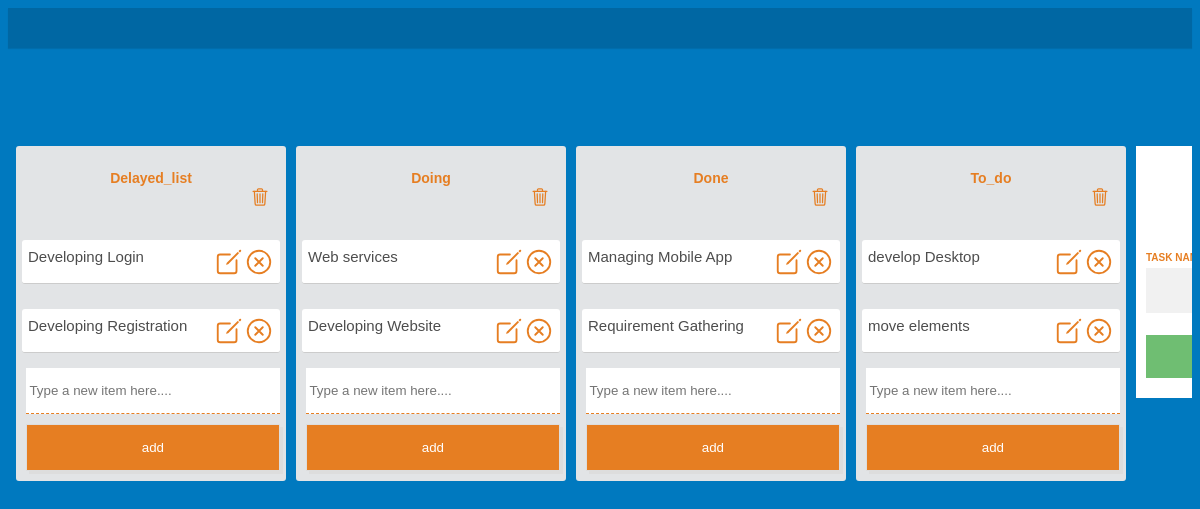
The page / on the database its author committed.
### tables this page shows
CREATE TABLE `delayed_list` (
  `id` int(11) UNSIGNED NOT NULL,
  `name` varchar(100) NOT NULL
);

CREATE TABLE `doing` (
  `id` int(11) NOT NULL,
  `name` varchar(100) NOT NULL
);

CREATE TABLE `done` (
  `id` int(11) NOT NULL,
  `name` varchar(100) NOT NULL
);

CREATE TABLE `to_do` (
  `id` int(11) NOT NULL,
  `name` varchar(100) NOT NULL
);

### server.php (called while the page is built, shortened)
<?php
	$name = "";
	$update = false;
?>

### index.php (the view, shortened to what this page needs)
<?php
include('server.php');
   $Task_name = "";
?>
<!DOCTYPE html>
<html lang="en">
<header class="masthead">
   <link rel="stylesheet" href="style.css">
</header>
</head>
<body>
<section class="lists-container">
   <?php if($result = $db->query('SHOW TABLES')){
      while($row = $result->fetch_array()){ ?>
	<div class="list">
   	<?php $res = $db->query('SELECT * FROM ' . $row[0]); ?>
      <h3 class="list-title" style="text-transform: capitalize;"><?php echo $row[0]; ?>
      <form action="server.php" method="POST">
         <button  class="btn-none icon-btn2" type="submit" name="<?php echo $row[0] . "_drop"; ?>" ><a  type="submit" ><ion-icon class="icon-btn2" name="trash-outline"></ion-icon></a></button>
      </form>
      </h3>
      <?php while($r = $res->fetch_array()){ ?>
		<ul class="list-items">
         <li>
            <?php echo $r['name']; ?>
            <a href="server.php?<?php echo $row[0]; ?>_del=<?php echo $r['id']; ?>" class="del_btn"><ion-icon class="icon-btn" name="close-circle-outline"></ion-icon></a>
            <a href="index.php?dee_edit=<?php echo $r['id']; ?>&table=<?php echo $row[0]; ?>" ><ion-icon class="icon-btn" name="create-outline"></ion-icon></a>
         </li>
      </ul>
      <?php } ?>
      <form action="server.php" method="POST">
         <input type ="text" name="<?php echo $row[0] . "_name"; ?>" value="<?php echo $name; ?>" placeholder=" Type a new item here...." class="input" required>
         <?php if ($update == true): ?>
			   <button class="btn-submit"  type="submit" name="<?php echo $row[0] . "_update"; ?>" style="background: #556B2F;"><span>update</span></button>
		   <?php else: ?>
			   <button  class="btn-submit" type="submit" name="<?php echo $row[0] . "_save"; ?>" ><span>add</span></button>
		   <?php endif ?>
      </form>
   </div>
   <?php
      }
   }
   ?>
	   <form action="server.php?ID=<?php echo $Id ?>" method="POST" class="form-container">
        <h3 class="list-title">UPDATE SELECTED <br /> <br />ITEMS HERE</h3>
        <label ><b class="form_clr">TASK NAME</b></label>
	      <input type="text" name="update_name" value="<?php echo $Task_name; ?>">
        <button type="submit" name="update_table" class="btn">update</button>
   </form>
</section>
</body>
</html>

### style.css (style rules this page uses)
:root { font-size: 10px; }
*, *::before, *::after { box-sizing: border-box; }
body { font-family: Arial, sans-serif; display: flex; flex-direction: column; background-color: #0079bf; }
.btn { display: flex; justify-content: center; align-items: center; font: inherit; background: none; border: none; color: inherit; padding: 0; cursor: pointer; }
.masthead { flex-basis: 4rem; display: flex; align-items: center; padding: 0 0.8rem; background-color: #0067a3; box-shadow: 0 0.1rem 0.1rem rgba(0, 0, 0, 0.1); }
.lists-container { display: flex; align-items: start; padding: 0 0.8rem 0.8rem; overflow-x: auto; height: calc(100vh - 8.6rem); }
.list { flex: 0 0 27rem; display: flex; flex-direction: column; background-color: #e2e4e6; max-height: calc(100vh - 11.8rem); border-radius: 0.3rem; margin-right: 1rem; }
.list-title { font-size: 1.4rem; font-weight: 700; color: #e67e22; padding: 1rem; text-align: center; }
.list-items { flex: 1; display: flex; flex-direction: column; align-content: start; padding: 0 0.6rem 0.5rem; overflow-y: auto; }
.list-items li { font-size: 1.4rem; font-weight: 400; line-height: 1.3; background-color: #fff; padding: 0.65rem 0.6rem; color: #4d4d4d; border-bottom: 0.1rem solid #ccc; border-radius: 0.3rem; margin-bottom: 0.6rem; word-wrap: break-word; cursor: pointer; }
.list-items li:last-of-type { margin-bottom: 0; }
.input { border:0; border-bottom: 1px dashed #e67e22; padding: 15px 0; margin-left: 10px; width: 94%; }
.btn-submit { background-color:#e67e22; padding: 5px 10px; border: 1px solid #ddd; width: 94%; margin-top: 10px; margin-bottom: 10px; margin-left: 10px; padding: 15px 0; box-shadow: 3px 3px 0 #ddd; color: #fff; }
.lists-container { margin-top: 90px; }
.icon-btn { color: #e67e22; width: 30px; height: 30px; position: relative; float: right; }
.form_clr { color: #e67e22; }
.list-items li { font-size: 150%; }

### index.php (style rules this page uses)
.icon-btn2 { color: #e67e22; width: 20px; height: 20px; position: relative; float: right; }
.btn-none { border: none; outline: none; background-color: #e2e4e6; }
.form_clr { color: #e67e22; }
.form-container { max-width: 300px; padding: 10px; background-color: white; }
.form-container input[type=text], .form-container input[type=password] { width: 100%; padding: 15px; margin: 5px 0 22px 0; border: none; background: #f1f1f1; }
.form-container .btn { background-color: #4CAF50; color: white; padding: 16px 20px; border: none; cursor: pointer; width: 100%; margin-bottom:10px; opacity: 0.8; }

### rows shown on the page
delayed_list: name "Developing Login"
delayed_list: name "Developing Registration"
doing: name "Web services"
doing: name "Developing Website"
done: name "Managing Mobile App"
done: name "Requirement Gathering"
to_do: name "develop Desktop"
to_do: name "move elements"

### other values the page prints
$row[0] "Delayed_list"
$row[0] "Doing"
$row[0] "Done"
$row[0] "To_do"
